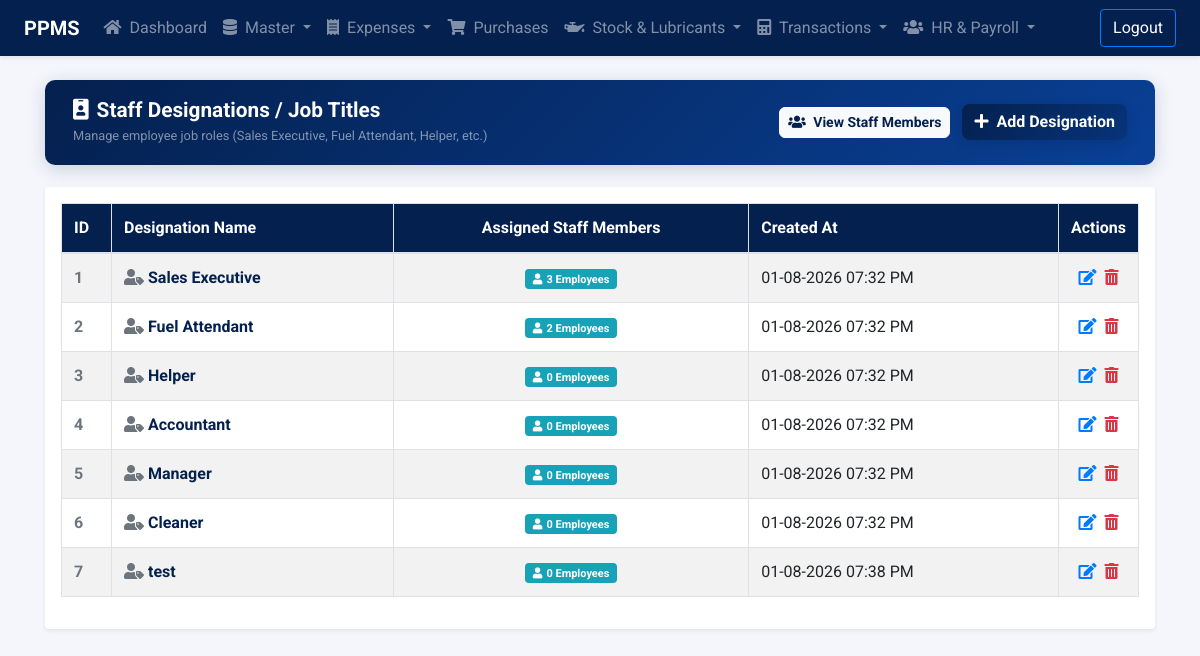
The app's page /staff/staff-roles-list.php (signed in), older data.
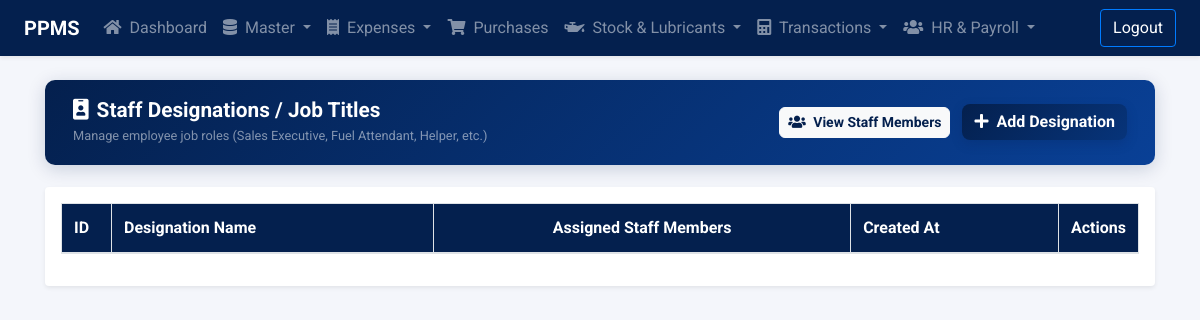
The same page, newer data.
### tables this page shows
CREATE TABLE `tbl_staff_roles` (
  `id` int(11) NOT NULL AUTO_INCREMENT,
  `name` varchar(128) NOT NULL,
  `created_at` timestamp NOT NULL DEFAULT current_timestamp(),
  `updated_at` timestamp NOT NULL DEFAULT current_timestamp() ON UPDATE current_timestamp(),
  `deleted_at` datetime DEFAULT NULL,
  PRIMARY KEY (`id`)
);

### include/permissions.php (called while the page is built, shortened)
<?php
require_once __DIR__ . '/config.php';
function has_permission($module_slug, $action) {
    global $connection;
    $user_id = intval($_SESSION['loggedInUser']);
    $user_res = mysqli_query($connection, "SELECT type, role_id FROM tbl_accounts WHERE id = '$user_id' LIMIT 1");
    if (!$user_res || !($user = mysqli_fetch_assoc($user_res))) {
        return false;
    }
    if (strtolower(trim($user['type'] ?? '')) === 'admin') {
        return true;
    }
    return false;
}
?>

### staff/staff-roles-list.php (the view, shortened to what this page needs)
<?php
require '../include/config.php';
require '../include/permissions.php';
?>
<!DOCTYPE html>
<html lang="en">
<head>
    <link rel="stylesheet" href="https://stackpath.bootstrapcdn.com/bootstrap/4.3.1/css/bootstrap.min.css">
    <link rel="stylesheet" href="https://cdnjs.cloudflare.com/ajax/libs/font-awesome/5.11.2/css/all.min.css">
    <link rel="stylesheet" href="https://cdn.datatables.net/1.10.20/css/jquery.dataTables.min.css">
    <link rel="stylesheet" href="../include/style.css?v=1.0.1">
</head>
<body>
<?php include('../include/navbar.php');?>
<main class="main">
    <div class="container pt-4 pb-4">
        <div class="page-header">
            <div>
                <h4><i class="fas fa-id-badge mr-2"></i>Staff Designations / Job Titles</h4>
                <small class="text-white-50">Manage employee job roles (Sales Executive, Fuel Attendant, Helper, etc.)</small>
            </div>
            <div>
                <a href="staff-list.php" class="btn btn-sm btn-light font-weight-bold mr-2" style="border-radius:6px; color:#04204e;">
                    <i class="fas fa-users mr-1"></i> View Staff Members
                </a>
                <?php if (has_permission('staff', 'add')): ?>
                <a href="add-staff-role.php" class="btn btn-primary font-weight-bold" style="border-radius:8px;">
                    <i class="fas fa-plus mr-1"></i> Add Designation
                </a>
                <?php endif; ?>
            </div>
        </div>
        <div class="table-responsive bg-white p-3 rounded shadow-sm">
            <table id="staffRolesTable" class="table table-striped table-bordered">
                <thead>
                    <tr>
                        <th style="width: 50px;">ID</th>
                        <th>Designation Name</th>
                        <th style="text-align: center;">Assigned Staff Members</th>
                        <th>Created At</th>
                        <th style="text-align: center; width: 80px;">Actions</th>
                    </tr>
                </thead>
                <tbody>
                    <?php
                    $sql = "SELECT sr.*,
                                   (SELECT COUNT(*) FROM tbl_staff s WHERE s.role_id = sr.id) as staff_count
                            FROM tbl_staff_roles sr
                            WHERE sr.deleted_at IS NULL
                            ORDER BY sr.id ASC";
                    $result = mysqli_query($connection, $sql);
                    if ($result && mysqli_num_rows($result) > 0) {
                        while ($row = mysqli_fetch_assoc($result)) {
                            $canEdit = has_permission('staff', 'edit');
                            $canDelete = has_permission('staff', 'delete');
                            $nameDisplay = $canEdit
                                ? '<a href="edit-staff-role.php?id='.$row['id'].'" class="font-weight-bold" style="color: var(--primary-color);"><i class="fas fa-user-tag mr-1 text-muted"></i>'.htmlspecialchars($row['name']).'</a>'
                                : '<strong>'.htmlspecialchars($row['name']).'</strong>';
                            echo '<tr>
                                <td class="font-weight-bold text-muted">'.$row['id'].'</td>
                                <td>'.$nameDisplay.'</td>
                                <td class="text-center">
                                    <span class="badge badge-info px-2 py-1" style="font-size:11px;">
                                        <i class="fas fa-user mr-1"></i>'.$row['staff_count'].' Employees
                                    </span>
                                </td>
                                <td>'.date("d-m-Y h:i A", strtotime($row['created_at'])).'</td>
                                <td class="text-center">';
                            if ($canEdit) {
                                echo '<a href="edit-staff-role.php?id='.$row['id'].'" class="text-primary mr-2" title="Edit Designation"><i class="fas fa-edit" style="font-size: 16px;"></i></a>';
                            }
                            if ($canDelete) {
                                echo '<a class="text-danger" onclick="deleteStaffRole('.$row['id'].')" title="Delete Designation" style="cursor:pointer;"><i class="fas fa-trash-alt" style="font-size: 16px;"></i></a>';
                            }
                            echo '</td>
                            </tr>';
                        }
                    }
                    ?>
                </tbody>
            </table>
        </div>
    </div>
</main>
</body>
</html>

Row changes from the older to the newer data that the page shows:
removed tbl_staff_roles: id "1", name "Sales Executive", staff_count "3", created_at "01-08-2026 07:32 PM"
removed tbl_staff_roles: id "2", name "Fuel Attendant", staff_count "2", created_at "01-08-2026 07:32 PM"
removed tbl_staff_roles: id "3", name "Helper", staff_count "0", created_at "01-08-2026 07:32 PM"
removed tbl_staff_roles: id "4", name "Accountant", staff_count "0", created_at "01-08-2026 07:32 PM"
removed tbl_staff_roles: id "5", name "Manager", staff_count "0", created_at "01-08-2026 07:32 PM"
removed tbl_staff_roles: id "6", name "Cleaner", staff_count "0", created_at "01-08-2026 07:32 PM"
removed tbl_staff_roles: id "7", name "test", staff_count "0", created_at "01-08-2026 07:38 PM"
